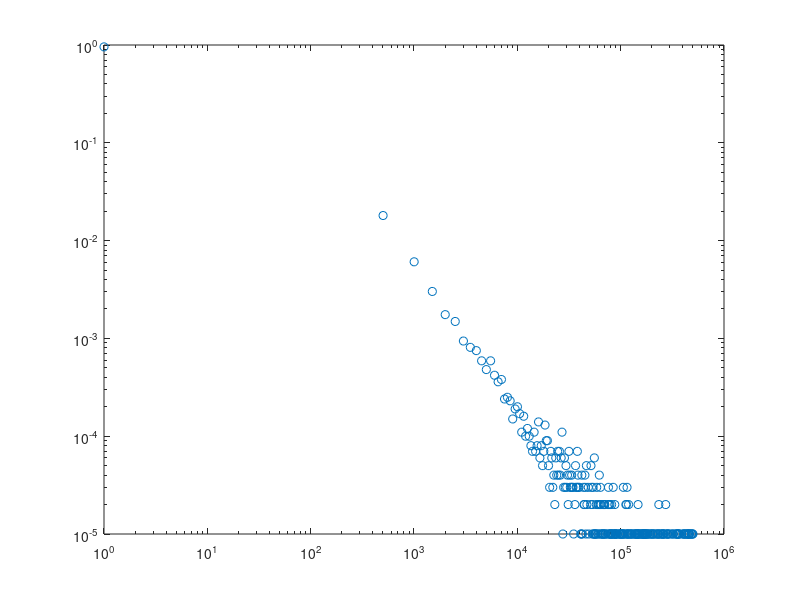
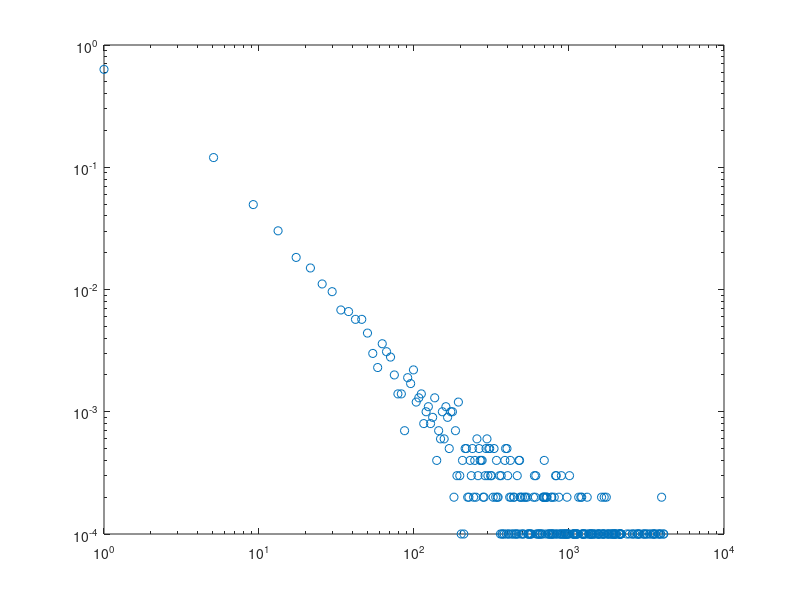

These charts were generated, in order, by the following MATLAB code: (Note: this script raises an error after producing the figures.)
clear;clc;
xmin  = 1;
alpha = 1.5;
n1 = 100100;
B = 1000;
frac = 1;

curF = floor((xmin-0.5)*(1-rand(n1, 1)).^(-1/(alpha-1)) + 0.5);
curF = sort(curF);
curF = curF(1:end-100);

[N value1] = hist(curF,min(curF):(max(curF)-min(curF))/(B-1):max(curF));
counts1 = N' ./ sum(N);
figure;
loglog(value1, counts1, 'o');

n2 = 10100;
curF = floor((xmin-0.5)*(1-rand(n2, 1)).^(-1/(alpha-1)) + 0.5);
curF = sort(curF);
curF = curF(1:end-100);

[N value2] = hist(curF,min(curF):(max(curF)-min(curF))/(B-1):max(curF));
counts2 = N' ./ sum(N);
figure;
loglog(value2, counts2, 'o');

sim_L2(counts1, counts2)
1/(1+dtw(counts1, counts2))
% [counts,value]=hist(curF,unique(curF));
% loglog(value, counts, 'o');




% G_o = G_b;
% G_o{size(G_b,2)+1} = G_t{1};
% G = G_o{3};
% 
% F = [];
% F(:,1) = G(:,2);
% F(:,2) = G(:,3);
% 
% M = 2;
% P = 5;
% 
% handle = figure('units','normalized','position',[.5 .5 .7 .7])
% % features = {'indegree', 'outdegree', 'pr', 'incloseness', 'outcloseness', 'hubs', 'authorities', 'cc'};
% granularity = {'10^{-1} Range', '10^{-2} Range', '10^{-4} Range', 'unique', 'FD'};
% labels = {'Out-degree', 'Pagerank'};
% 
% deg = F(:,1);
% [count value] = hist(deg, min(deg):(max(deg)-min(deg))/(9999):max(deg));            
% loglog(value, count/sum(count), 'o')
% 
% [count value] = hist(deg, unique(deg));          
% loglog(value, count/sum(count), 'o')

